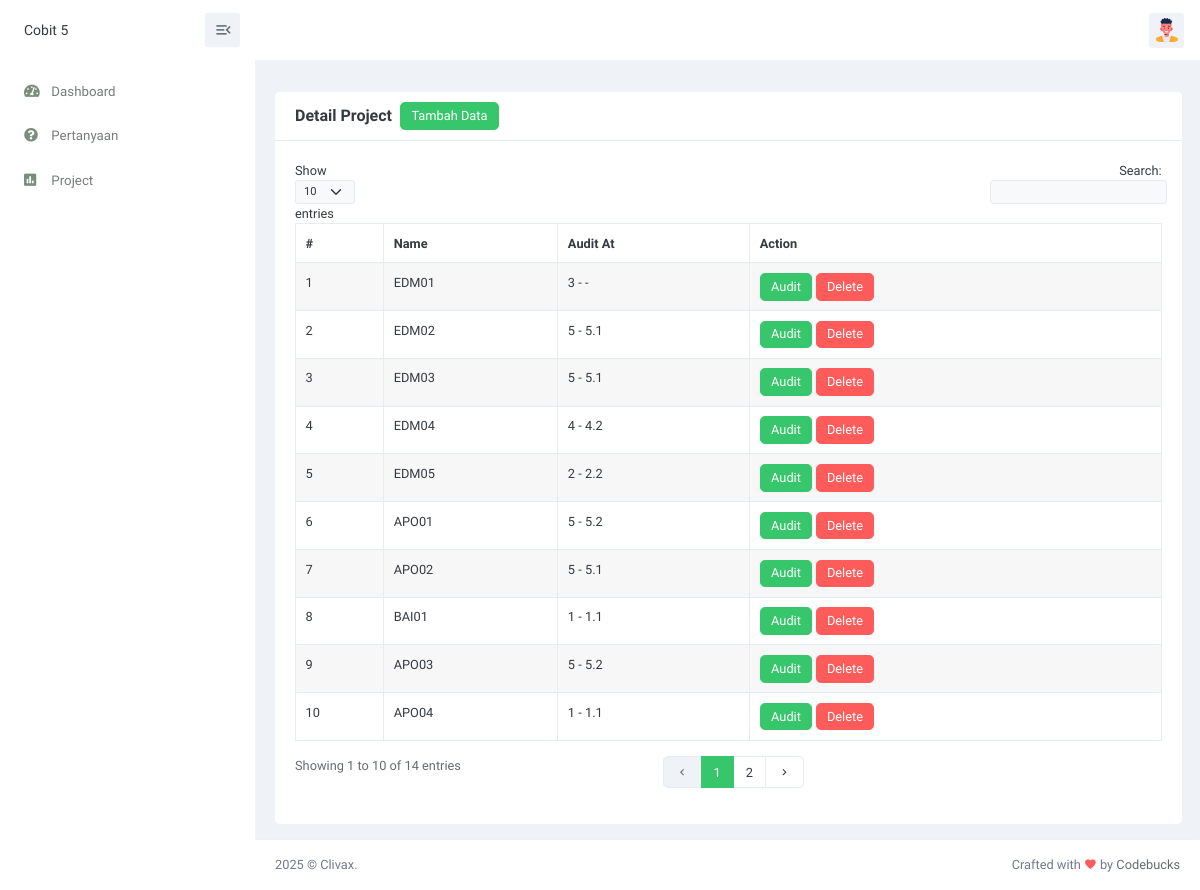
The app's page /views/detail_project.php?id_project=7 with its own data.
### tables this page shows
CREATE TABLE `pengujian` (
  `id_pengujian` int(11) NOT NULL,
  `id_cobit` int(11) NOT NULL,
  `audit_process` varchar(255) NOT NULL,
  `description` varchar(255) DEFAULT NULL,
  `level` int(11) NOT NULL,
  `pa` varchar(10) DEFAULT NULL
);

### views/detail_project.php (the view, shortened to what this page needs)
<?php
include '../config/database.php';
if (isset($_GET['id_project'])) {
    $id_project = $_GET['id_project'];
} else {
    header("Location: project.php");
    exit();
}
 ?>
<!doctype html>
<html lang="en">
<head>
    <link href="../assets/css/bootstrap.min.css" id="bootstrap-style" rel="stylesheet" type="text/css" />
    <link href="../assets/css/icons.min.css" rel="stylesheet" type="text/css" />
    <link href="../assets/libs/simplebar/simplebar.min.css" rel="stylesheet">
    <link href="../assets/css/app.min.css" id="app-style" rel="stylesheet" type="text/css" />
</head>
<body>
    <div id="layout-wrapper">
        <?php include 'partials/topbar.php'; ?>
        <?php include 'partials/sidebar.php'; ?>
        <div class="main-content">
            <div class="page-content">
                <div class="container-fluid">
                    <div class="row">
                        <div class="col-12">
                            <div class="page-title-box d-flex align-items-center justify-content-between">
                            </div>
                        </div>
                    </div>
                    <div class="row">
                        <div class="col-12">
                            <div class="card">
                                <div class="card-header">
                                    <h4 class="card-title me-2">Detail Project</h4>
                                    <a href="tambah_data.php?id_project=<?php echo $id_project; ?>"
                                        class="btn btn-primary">Tambah Data</a>
                                </div>
                                <div class="card-body">
                                    <table id="datatable"
                                        class="table table-hover table-bordered table-striped dt-responsive nowrap"
                                        style="border-collapse: collapse; border-spacing: 0; width: 100%;">
                                        <thead>
                                            <tr>
                                                <th>#</th>
                                                <th>Name</th>
                                                <th>Audit At</th>
                                                <th>Action</th>
                                            </tr>
                                        </thead>
                                        <tbody>
                                            <?php
                        $no = 1;
                        $get_data = mysqli_query($conn, "SELECT * FROM pengujian WHERE id_cobit = '$id_project'");
                        while ($display = mysqli_fetch_array($get_data)) {
                            $id = !empty($display['id_pengujian']) ? $display['id_pengujian'] : '-';
                            $audit_process = !empty($display['audit_process']) ? $display['audit_process'] : '-';
                            $level = !empty($display['level']) ? $display['level'] : '-';
                            $pa = !empty($display['pa']) ? $display['pa'] : '-';
                        ?>
                                            <tr>
                                                <td><?php echo $no; ?></td>
                                                <td><?php echo $audit_process; ?></td>
                                                <td><?php echo $level, " - " , $pa; ?></td>
                                                <td>
                                                    <?php if ($pa == 'stop') { ?>
                                                        <button class="btn btn-primary" disabled>Audit</button>
                                                    <?php } else { ?>
                                                        <a href="pengujian_audit.php?id=<?php echo $id; ?>" class="btn btn-primary">Audit</a>
                                                    <?php } ?>
                                                    <a href="delete_detail_project.php?id=<?php echo $id; ?>" class="btn btn-danger">Delete</a>
                                                </td>
                                            </tr>
                                            <?php
                            $no++;
                        }
                        ?>
                                        </tbody>
                                    </table>
                                </div>
                            </div>
                        </div>
                    </div>
                </div>
            </div>
            <?php include 'partials/footer.php'; ?>
        </div>
    </div>
</body>
</html>

### records on screen
pengujian: audit_process "EDM01", level "3", pa "-"
pengujian: audit_process "EDM02", level "5", pa "5.1"
pengujian: audit_process "EDM03", level "5", pa "5.1"
pengujian: audit_process "EDM04", level "4", pa "4.2"
pengujian: audit_process "EDM05", level "2", pa "2.2"
pengujian: audit_process "APO01", level "5", pa "5.2"
pengujian: audit_process "APO02", level "5", pa "5.1"
pengujian: audit_process "BAI01", level "1", pa "1.1"
pengujian: audit_process "APO03", level "5", pa "5.2"
pengujian: audit_process "APO04", level "1", pa "1.1"
